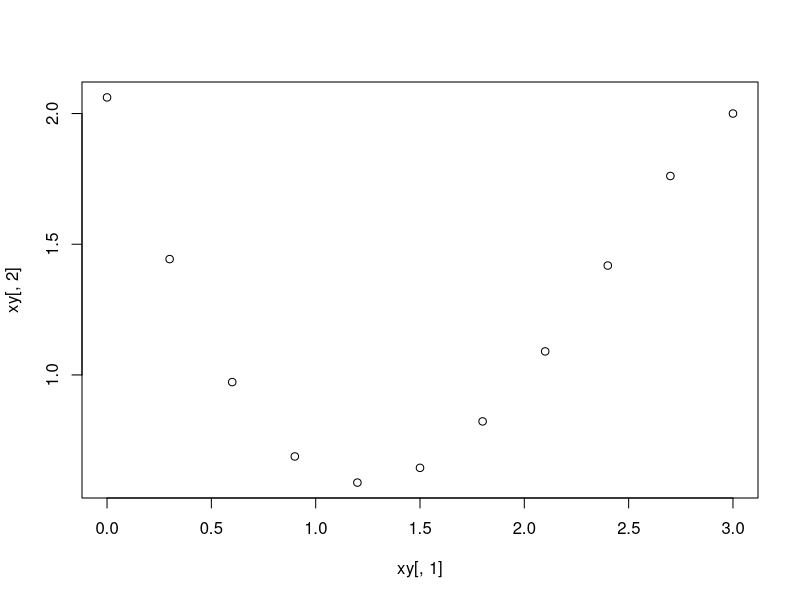

Recreate this plot in R.
lindebp <- function(p, q, f, a, b, alpha, beta, A, B, n) {
  h <- (b - a) / n
  x <- 1:(n + 1)
  for (i in 1:(n + 1)) {
    x[i] <- a + (i - 1) * h
  }
  c <- matrix(0, nrow = (n + 1), ncol = (n + 1))
  d <- 1:(n + 1)

  c[1, 1] <- alpha[1] * h - alpha[2]
  c[1, 2] <- alpha[2]
  c[n + 1, n] <- -beta[2]
  c[n + 1, n + 1] <- beta[1] * h + beta[2]
  for (i in 2:n) {
    c[i, i - 1] <- 1 - h * p(x[i]) / 2
    c[i, i] <- h^2 * q(x[i]) - 2
    c[i, i + 1] <- 1 + h * p(x[i]) / 2
  }
  d[1] <- A * h
  d[n + 1] <- B * h
  for (i in 2:n) {
    d[i] <- f(x[i]) * h^2
  }
  y <- solve(c, d)
  return(cbind(x, y))
}

p <- function(x) {
  return(x * cos(x))
}

q <- function(x) {
  return(x + 1)
}

f <- function(x) {
  return(3)
}

alpha <- c(1, 1)
beta <- c(1, 0)

A <- 0
B <- 2

a <- 0
b <- 3
n <- 10

xy <- lindebp(p, q, f, a, b, alpha, beta, A, B, n)
plot(xy[, 1], xy[, 2], type = "p")
